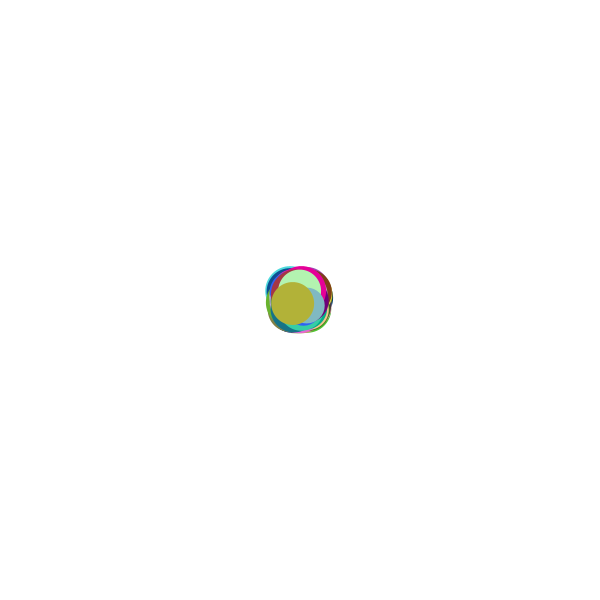
Frame 1 (no input)
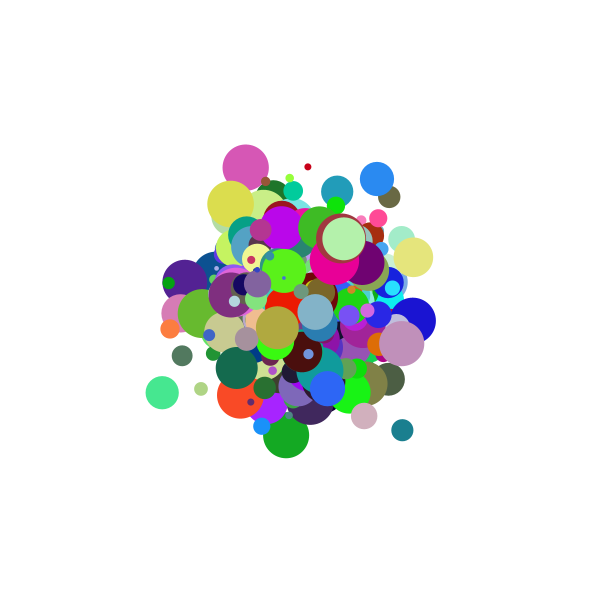
Frame 60 (the mouse pressed at the canvas centre just before this capture)
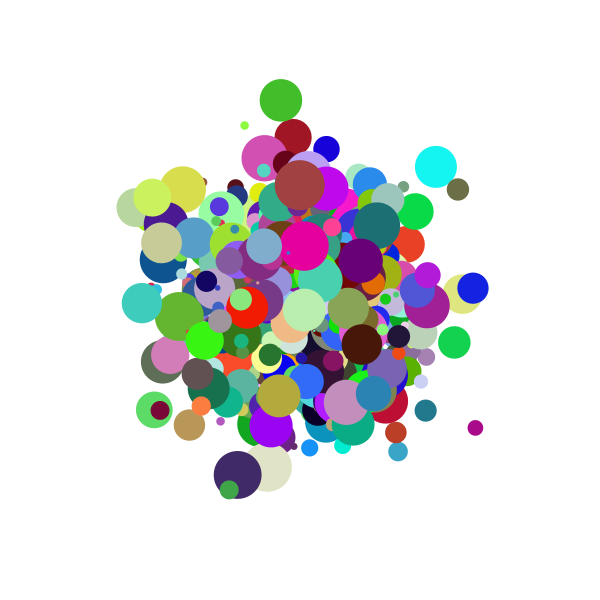
Frame 120 (the mouse held since frame 60 and released just before this capture)

The Processing sketch that drew these frames (run headless with seeded random() and noise(); from frame 60 on, the mouse is pressed at the canvas centre):

// Processing sketch: color_array
// ── color_array.pde
float[] ballXs;
float[] ballYs;
float[] ballSize;
float[] ballBlue;
float[] ballRed;
float[] ballGreen;
int x=500;

void setup() {
  size(600, 600);
  noStroke();
  fill(0);
  ballXs=new float[x];
  ballYs=new float[x];
  ballSize=new float[x];
  ballBlue=new float[x];
  ballRed=new float[x];
  ballGreen=new float[x];
  for (int i=0; i<x; i++) {
    ballXs[i]=width/2;
    ballYs[i]=height/2;
    ballSize[i]=random(2, 50);
    ballBlue[i]=random(255);
    ballRed[i]=random(255);
    ballGreen[i]=random(255);
  }
}

void draw() {
  background(255);
  
  for (int i=0; i<x; i++) {
    ballXs[i]+=random(-10, 10);
    ballYs[i]+=random(-10, 10);
    ballBlue[i]+=random(-1,1);
    ballRed[i]+=random(-1,1);
    ballGreen[i]+=random(-1,1);
  }
    for (int i=0; i<x; i++) {
    
    fill(ballRed[i],ballGreen[i],ballBlue[i]);
    ellipse(ballXs[i], ballYs[i], ballSize[i],ballSize[i]);
  }
}
